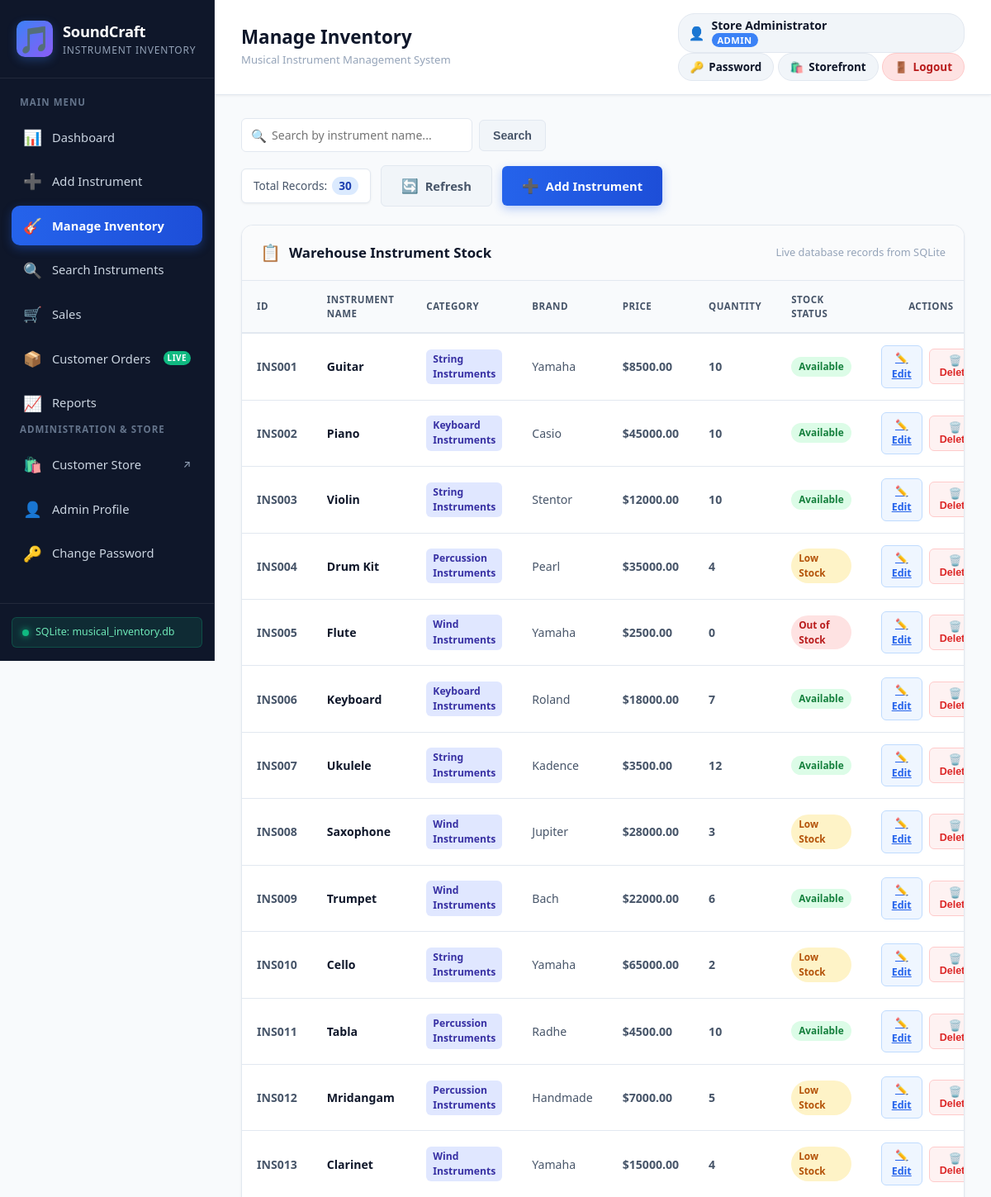
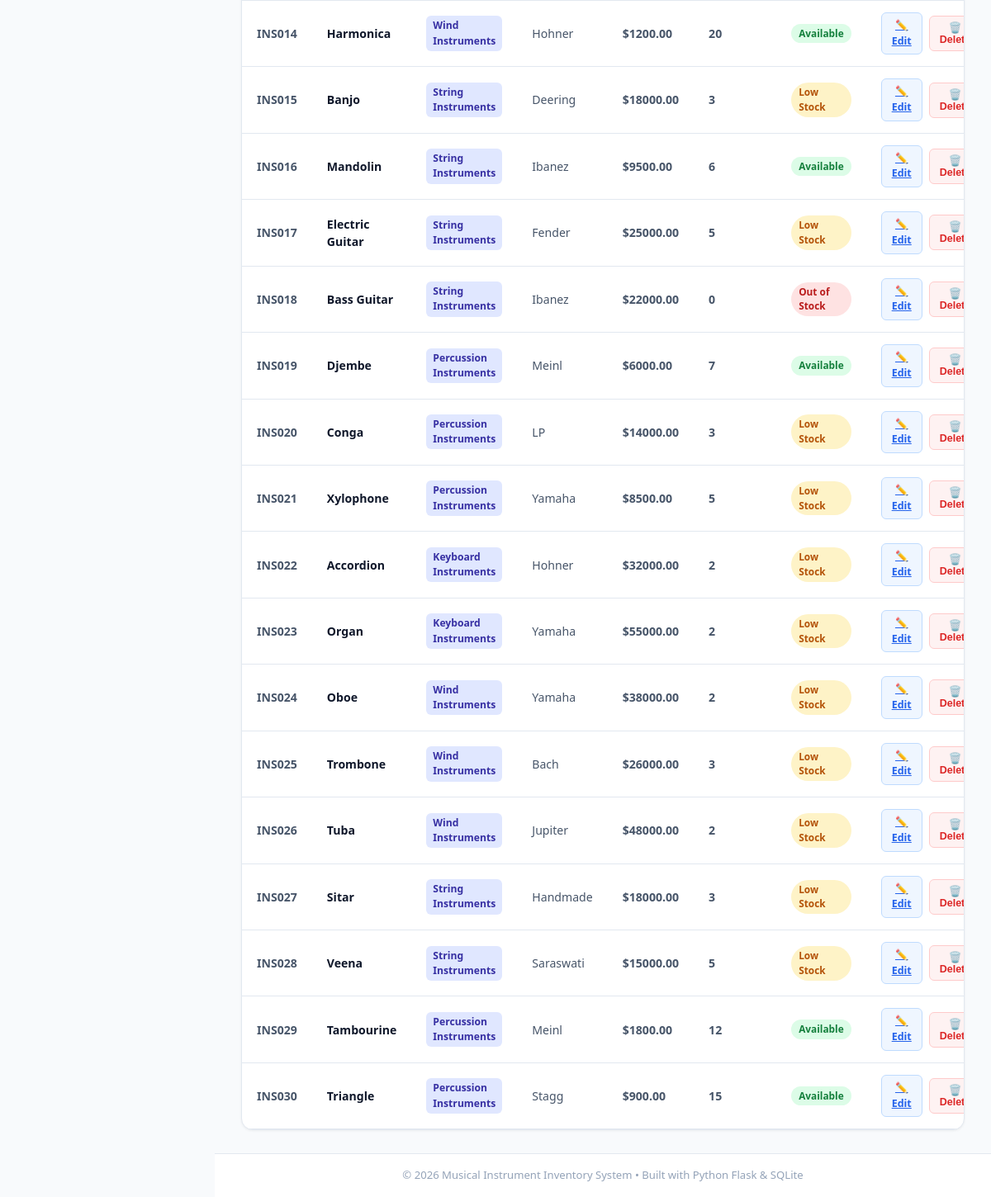
The page /manage-inventory (signed in) on the database its author committed (2 pictures, top to bottom).
### tables this page shows
CREATE TABLE "instruments" (
                instrument_id TEXT PRIMARY KEY,
                name TEXT NOT NULL,
                category TEXT NOT NULL,
                brand TEXT NOT NULL,
                price REAL NOT NULL CHECK (price >= 0),
                quantity INTEGER NOT NULL CHECK (quantity >= 0)
            , image_url TEXT DEFAULT 'images/instruments/default_instrument.svg', description TEXT DEFAULT '', use_case TEXT DEFAULT '', specifications TEXT DEFAULT '');

### app.py (the view)
@app.route('/inventory')
@app.route('/manage-inventory')
@login_required
def manage_inventory():
    search_query = request.args.get('search', '').strip()
    instruments = get_all_instruments(search_query=search_query)
    total_count = len(instruments)
    return render_template(
        'manage_inventory.html',
        instruments=instruments,
        total_count=total_count,
        search_query=search_query
    )

### app.py (called while the page is built)
@app.context_processor
def inject_cart_info():
    cart = session.get('cart', {})
    cart_count = sum(cart.values()) if isinstance(cart, dict) else 0
    return dict(cart_count=cart_count)

def login_required(f):
    @wraps(f)
    def decorated_function(*args, **kwargs):
        if 'user_id' not in session:
            flash("Please log in as an administrator to access this page.", "warning")
            return redirect(url_for('login', next=request.path))
        if session.get('role') != 'Admin':
            flash("Access Denied: You do not have administrator permissions to access this page.", "danger")
            return redirect(url_for('customer_store'))
        return f(*args, **kwargs)
    return decorated_function

### database.py (called while the page is built)
def get_db_connection(db_path=DATABASE_PATH):
    conn = sqlite3.connect(db_path)
    conn.execute("PRAGMA foreign_keys = ON;")
    conn.row_factory = sqlite3.Row
    return conn

def close_db_connection(conn):
    if conn:
        conn.close()

def get_all_instruments(search_query=None, db_path=DATABASE_PATH):
    conn = get_db_connection(db_path)
    cursor = conn.cursor()
    try:
        if search_query and search_query.strip():
            query_param = f"%{search_query.strip()}%"
            cursor.execute("""
                SELECT * FROM instruments
                WHERE name LIKE ?
                ORDER BY instrument_id ASC;
            """, (query_param,))
        else:
            cursor.execute("""
                SELECT * FROM instruments
                ORDER BY instrument_id ASC;
            """)
        return cursor.fetchall()
    finally:
        close_db_connection(conn)

### templates/manage_inventory.html (shortened to what this page needs)
{% extends "base.html" %}
{% block page_title %}Manage Inventory{% endblock %}
{% block content %}
<div class="inventory-container">
    <div class="inventory-toolbar">
        <div class="toolbar-left">
            <form action="{{ url_for('manage_inventory') }}" method="GET" class="search-form">
                <div class="search-input-wrapper">
                    <span class="search-icon">🔍</span>
                    <input
                        type="text"
                        name="search"
                        class="search-input"
                        placeholder="Search by instrument name..."
                        value="{{ search_query }}"
                    >
                </div>
                <button type="submit" class="btn btn-secondary btn-search">Search</button>
            </form>
        </div>
        <div class="toolbar-right">
            <div class="records-pill">
                <span class="pill-label">Total Records:</span>
                <span class="pill-count">{{ total_count }}</span>
            </div>
            <a href="{{ url_for('manage_inventory') }}" class="btn btn-secondary btn-icon-only" title="Refresh Table">
                <span class="btn-icon">🔄</span> Refresh
            </a>
            <a href="{{ url_for('add_instrument') }}" class="btn btn-primary">
                <span class="btn-icon">➕</span> Add Instrument
            </a>
        </div>
    </div>
    <div class="panel inventory-panel">
        <div class="panel-header">
            <div class="panel-title-group">
                <span class="panel-icon">📋</span>
                <h3>Warehouse Instrument Stock</h3>
            </div>
            <span class="panel-subtext">Live database records from SQLite</span>
        </div>
        <div class="panel-body table-panel-body">
            {% if instruments and instruments|length > 0 %}
            <div class="table-responsive">
                <table class="data-table inventory-table">
                    <thead>
                        <tr>
                            <th>ID</th>
                            <th>Instrument Name</th>
                            <th>Category</th>
                            <th>Brand</th>
                            <th>Price</th>
                            <th>Quantity</th>
                            <th>Stock Status</th>
                            <th class="text-center">Actions</th>
                        </tr>
                    </thead>
                    <tbody>
                        {% for inst in instruments %}
                        <tr>
                            <td class="col-id">{% if inst['instrument_id']|string|first in '0123456789' %}#{{ inst['instrument_id'] }}{% else %}{{ inst['instrument_id'] }}{% endif %}</td>
                            <td class="col-name"><strong>{{ inst['name'] }}</strong></td>
                            <td><span class="tag-category">{{ inst['category'] }}</span></td>
                            <td class="col-brand">{{ inst['brand'] }}</td>
                            <td class="col-price">${{ "%.2f"|format(inst['price']) }}</td>
                            <td class="col-qty">{{ inst['quantity'] }}</td>
                            <td>
                                {% if inst['quantity'] == 0 %}
                                <span class="badge-status badge-out">Out of Stock</span>
                                {% elif inst['quantity'] <= 5 %}
                                <span class="badge-status badge-low">Low Stock</span>
                                {% else %}
                                <span class="badge-status badge-in">Available</span>
                                {% endif %}
                            </td>
                            <td class="col-actions text-center">
                                <div class="action-btn-group">
                                    <a
                                        href="{{ url_for('edit_instrument', instrument_id=inst['instrument_id']) }}"
                                        class="btn-action btn-edit"
                                        title="Edit instrument details"
                                    >
                                        ✏️ Edit
                                    </a>
                                    <button
                                        type="button"
                                        class="btn-action btn-delete"
                                        title="Delete instrument"
                                        onclick="openDeleteModal('{{ inst['instrument_id'] }}', '{{ inst['name']|escape }}')"
                                    >
                                        🗑️ Delete
                                    </button>
                                </div>
                            </td>
                        </tr>
                        {% endfor %}
                    </tbody>
                </table>
            </div>
            {% endif %}
        </div>
    </div>
</div>
{% endblock %}

### rows shown on the page
instruments: instrument_id "INS001", name "Guitar", category "String Instruments", brand "Yamaha", price "8500.00", quantity "10", shows "Available"
instruments: instrument_id "INS002", name "Piano", category "Keyboard Instruments", brand "Casio", price "45000.00", quantity "10", shows "Available"
instruments: instrument_id "INS003", name "Violin", category "String Instruments", brand "Stentor", price "12000.00", quantity "10", shows "Available"
instruments: instrument_id "INS004", name "Drum Kit", category "Percussion Instruments", brand "Pearl", price "35000.00", quantity "4", shows "Low Stock"
instruments: instrument_id "INS005", name "Flute", category "Wind Instruments", brand "Yamaha", price "2500.00", quantity "0", shows "Out of Stock"
instruments: instrument_id "INS006", name "Keyboard", category "Keyboard Instruments", brand "Roland", price "18000.00", quantity "7", shows "Available"
instruments: instrument_id "INS007", name "Ukulele", category "String Instruments", brand "Kadence", price "3500.00", quantity "12", shows "Available"
instruments: instrument_id "INS008", name "Saxophone", category "Wind Instruments", brand "Jupiter", price "28000.00", quantity "3", shows "Low Stock"
instruments: instrument_id "INS009", name "Trumpet", category "Wind Instruments", brand "Bach", price "22000.00", quantity "6", shows "Available"
instruments: instrument_id "INS010", name "Cello", category "String Instruments", brand "Yamaha", price "65000.00", quantity "2", shows "Low Stock"
instruments: instrument_id "INS011", name "Tabla", category "Percussion Instruments", brand "Radhe", price "4500.00", quantity "10", shows "Available"
instruments: instrument_id "INS012", name "Mridangam", category "Percussion Instruments", brand "Handmade", price "7000.00", quantity "5", shows "Low Stock"
instruments: instrument_id "INS013", name "Clarinet", category "Wind Instruments", brand "Yamaha", price "15000.00", quantity "4", shows "Low Stock"
instruments: instrument_id "INS014", name "Harmonica", category "Wind Instruments", brand "Hohner", price "1200.00", quantity "20", shows "Available"
instruments: instrument_id "INS015", name "Banjo", category "String Instruments", brand "Deering", price "18000.00", quantity "3", shows "Low Stock"
instruments: instrument_id "INS016", name "Mandolin", category "String Instruments", brand "Ibanez", price "9500.00", quantity "6", shows "Available"
instruments: instrument_id "INS017", name "Electric Guitar", category "String Instruments", brand "Fender", price "25000.00", quantity "5", shows "Low Stock"
instruments: instrument_id "INS018", name "Bass Guitar", category "String Instruments", brand "Ibanez", price "22000.00", quantity "0", shows "Out of Stock"
instruments: instrument_id "INS019", name "Djembe", category "Percussion Instruments", brand "Meinl", price "6000.00", quantity "7", shows "Available"
instruments: instrument_id "INS020", name "Conga", category "Percussion Instruments", brand "LP", price "14000.00", quantity "3", shows "Low Stock"
instruments: instrument_id "INS021", name "Xylophone", category "Percussion Instruments", brand "Yamaha", price "8500.00", quantity "5", shows "Low Stock"
instruments: instrument_id "INS022", name "Accordion", category "Keyboard Instruments", brand "Hohner", price "32000.00", quantity "2", shows "Low Stock"
instruments: instrument_id "INS023", name "Organ", category "Keyboard Instruments", brand "Yamaha", price "55000.00", quantity "2", shows "Low Stock"
instruments: instrument_id "INS024", name "Oboe", category "Wind Instruments", brand "Yamaha", price "38000.00", quantity "2", shows "Low Stock"
instruments: instrument_id "INS025", name "Trombone", category "Wind Instruments", brand "Bach", price "26000.00", quantity "3", shows "Low Stock"
instruments: instrument_id "INS026", name "Tuba", category "Wind Instruments", brand "Jupiter", price "48000.00", quantity "2", shows "Low Stock"
instruments: instrument_id "INS027", name "Sitar", category "String Instruments", brand "Handmade", price "18000.00", quantity "3", shows "Low Stock"
instruments: instrument_id "INS028", name "Veena", category "String Instruments", brand "Saraswati", price "15000.00", quantity "5", shows "Low Stock"
instruments: instrument_id "INS029", name "Tambourine", category "Percussion Instruments", brand "Meinl", price "1800.00", quantity "12", shows "Available"
instruments: instrument_id "INS030", name "Triangle", category "Percussion Instruments", brand "Stagg", price "900.00", quantity "15", shows "Available"

### other values the page prints
{{ session.get('full_name') or session.get('username', 'Admin') }} "Store Administrator"
{{ session.get('role', 'Admin') }} "ADMIN"
{{ total_count }} "30"
